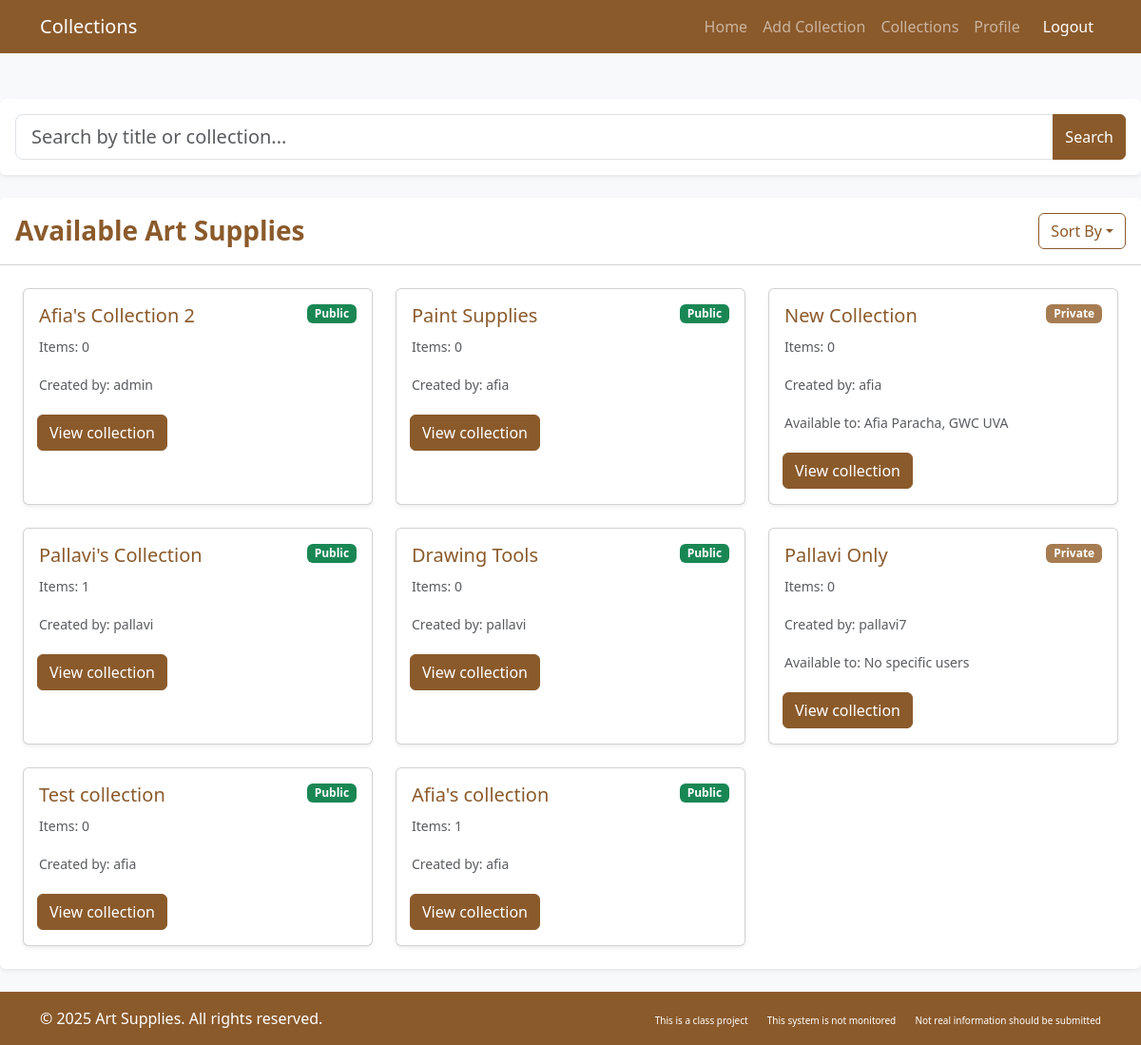
The page /artlibrary/collections/ on the database as committed earlier.
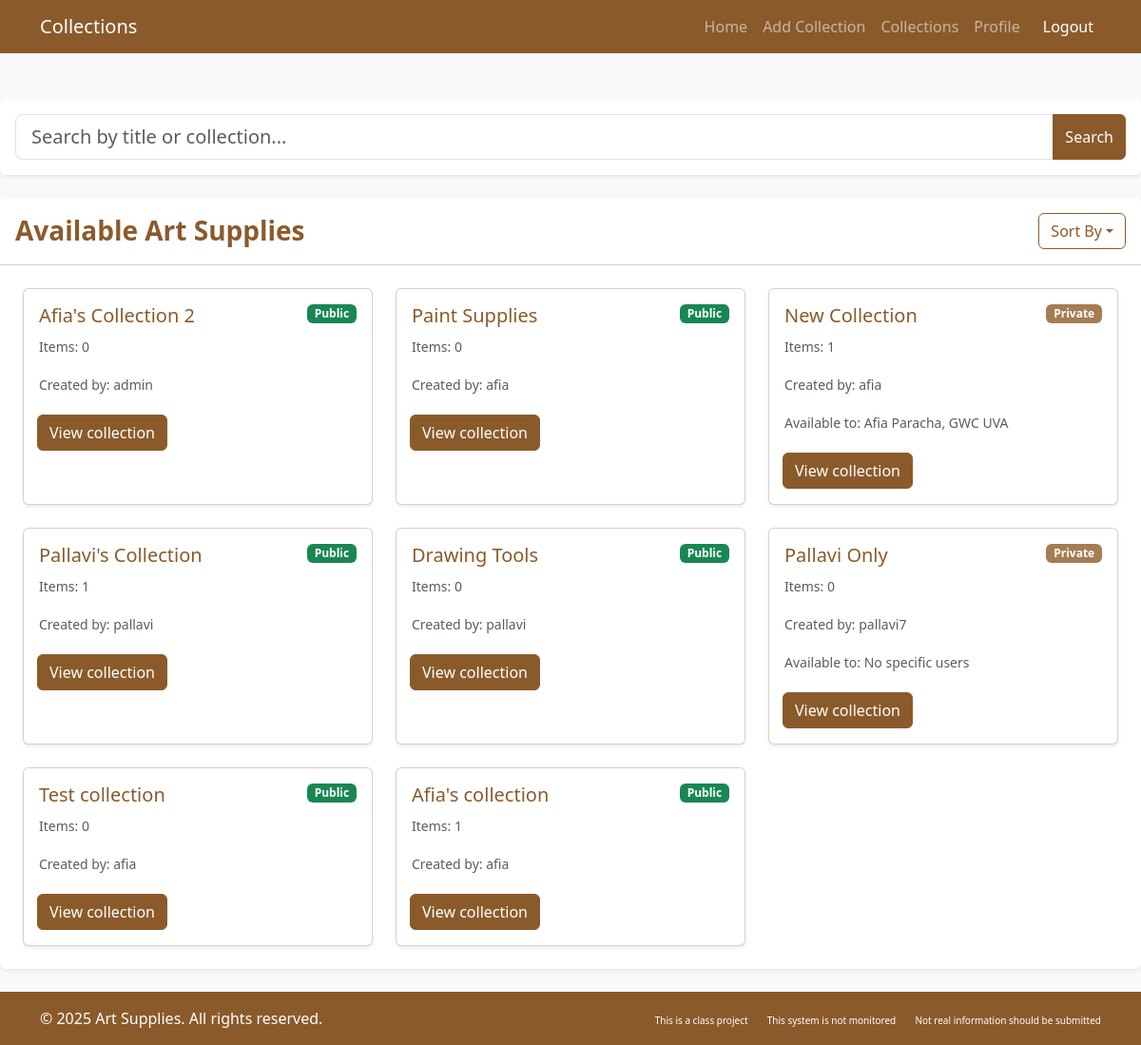
The same page on the database as committed later.
### artlibrary/models.py (models this page shows, shortened)
class Collection(models.Model):
    title = models.CharField(max_length=255)
    description = models.TextField(blank=True, null=True)
    num_items = models.PositiveIntegerField(default=0)
    is_public = models.BooleanField(default=True)
    users = models.ManyToManyField(CustomUser, blank=True, related_name='collections')
    added_by = models.ForeignKey(CustomUser, on_delete=models.CASCADE, related_name='created_collections', default=2)
    art_supplies = models.ManyToManyField('ArtSupply', blank=True, related_name='collections_in')
    def update_num_items(self):
        self.num_items = self.art_supplies.count()
        self.save()

class CustomUser(AbstractUser):
    profile_pic = models.ImageField(
        storage=S3Boto3Storage(),
        upload_to='profile_pics/',
        null=True,
        blank=True
    )
    date_joined = models.DateTimeField(auto_now_add=True)
    roles = (('patron', 'Patron'), ('librarian', 'Librarian'), ('anonymous', 'Anonymous'))
    user_role = models.CharField(max_length=12, choices=roles, default='patron')
    email = models.EmailField(blank=True, max_length=254, verbose_name='email address')

### artlibrary/views.py (the view)
# urls.py: path('collections/', views.collections, name='collections'),
def collections(request):
    user_role = getattr(request.user, 'user_role', None)
    if user_role == "anonymous":
        viewable_collections = Collection.objects.filter(is_public=True)
    else:
        viewable_collections = Collection.objects.all()
    for collection in Collection.objects.all():
        collection.update_num_items()
    query = request.GET.get('query', '')
    print(query)
    if query:
        viewable_collections = viewable_collections.filter(title__icontains=query)
    context = {
        'viewable_collections': viewable_collections,
        'query': query,
    }
    return render(request, 'artlibrary/collections.html', context)

### artlibrary/templates/artlibrary/collections.html (shortened to what this page needs)
{% load django_bootstrap5 %}
<!DOCTYPE html>
<html lang="en">
<head>
    {% bootstrap_css %}
</head>
<body class="bg-light">
    <nav class="navbar navbar-expand-lg navbar-dark bg-brown">
        <div class="container">
            <a class="navbar-brand" href="#">Collections</a>
            <div class="collapse navbar-collapse" id="navbarNav">
                <ul class="navbar-nav ms-auto">
                    <li class="nav-item"><a class="nav-link" href="{% url 'dashboard' %}">Home</a></li>
                    {% if request.user.user_role != "anonymous_user" %}
                    <li class="nav-item"><a class="nav-link" href="{% url 'add_collection' %}">Add Collection</a></li>
                    {% endif %}
                    <li class="nav-item"><a class="nav-link" href="{% url 'collections' %}">Collections</a></li>
                    {% if request.user.user_role != "anonymous_user" %}
                    <li class="nav-item"><a class="nav-link" href="{% url 'profile' %}">Profile</a></li>
                    {% endif %}
                    <li class="nav-item">
                        <a class="nav-link btn btn-danger btn-sm text-white ms-2" href="{% url 'logout' %}">Logout</a>
                    </li>
                </ul>
            </div>
        </div>
    </nav>
    <div class="container main-content py-4">
    </div>
<div class="card border-0 shadow-sm mb-4">
    <div class="card-body p-3">
        <form method="get" action="">
            <div class="input-group">
                <input type="text" name="query" class="form-control form-control-lg" placeholder="Search by title or collection..." value="{{ query }}">
                <button type="submit" class="btn btn-brown">Search</button>
            </div>
        </form>
    </div>
</div>
<div class="card border-0 shadow-sm mb-4">
    <div class="card-header bg-white d-flex justify-content-between align-items-center py-3">
        <h3 class="card-title text-brown fw-bold mb-0">
            {% if query %}
            Search Results for "{{ query }}"
            {% else %}
            Available Art Supplies
            {% endif %}
        </h3>
        <div class="dropdown">
            <button class="btn btn-outline-brown dropdown-toggle" type="button" data-bs-toggle="dropdown">Sort By</button>
        </div>
    </div>
    <div class="card-body p-4">
        <div class="row g-4">
            {% for collection in viewable_collections %}
            <div class="col-md-4 col-sm-6">
                <div class="card h-100 shadow-sm">
                    <div class="card-body">
                        <div class="d-flex justify-content-between align-items-start">
                            <h5 class="card-title text-brown">{{ collection.title }}</h5>
                            {% if collection.is_public %}
                            <span class="badge bg-success">Public</span>
                            {% else %}
                            <span class="badge bg-secondary">Private</span>
                            {% endif %}
                        </div>
                        <p class="card-text"><small class="text-muted">Items: {{ collection.num_items }}</small></p>
                        <p class="card-text"><small class="text-muted">Created by: {{ collection.added_by }}</small></p>
                            {% if not collection.is_public %}
                            <p class="card-text"><small class="text-muted">Available to:
                                {% for user in collection.users.all %}
                                    {{ user.get_full_name }}{% if not forloop.last %}, {% endif %}
                                {% empty %}
                                    No specific users
                                {% endfor %}
                            </small></p>
                            {% endif %}
                        <div class="row mt-3 g-2 d-flex flex-wrap">
                            <div class="col-6 g-1">
                                {% if request.user.user_role == "patron" and not collection.is_public and not request.user in collection.users.all %}
                                <a href="{% url 'request_collection' collection.id %}"class="btn btn-warning">Request access</a></button>
                                {% else %}
                                <a href="{% url 'collection_details' collection.id %}" class="btn btn-brown">View collection</a>
                                {% endif %}
                            </div>
                        </div>
                    </div>
                </div>
            </div>
            {% empty %}
            <div class="col-12">
                <div class="alert alert-info">No Collections Available</div>
            </div>
            {% endfor %}
        </div>
    </div>
</div>
</body>
<footer class="py-3 bg-dark text-white mt-auto bg-brown">
    <div class="container">
        <div class="row">
            <div class="col-md-6">
                <p class="mb-0">&copy; 2025 Art Supplies. All rights reserved.</p>
            </div>
            <div class="col-md-6 text-md-end">
                <a href="#" class="text-white text-decoration-none me-3" style="font-size: 10px;">This is a class project</a>
                <a href="#" class="text-white text-decoration-none me-3" style="font-size: 10px;">This system is not monitored</a>
                <a href="#" class="text-white text-decoration-none" style="font-size: 10px;">Not real information should be submitted</a>
            </div>
        </div>
    </div>
</footer>
</body>
</html>

### artlibrary/templates/artlibrary/collections.html (style rules this page uses)
:root { --bs-primary: #8B5A2B; --bs-primary-rgb: 139, 90, 43; --bs-secondary: #A67C52; --bs-secondary-rgb: 166, 124, 82; --bs-dark: #5D4037; }
body { min-height: 100vh; display: flex; flex-direction: column; }
.main-content { flex: 1; }
.bg-brown { background-color: #8B5A2B !important; }
.text-brown { color: #8B5A2B !important; }
.btn-brown { background-color: #8B5A2B; border-color: #8B5A2B; color: white; }
.btn-outline-brown { border-color: #8B5A2B; color: #8B5A2B; }

Rows that differ between the two databases and show on the page:
changed Collection "New Collection": num_items "0" → "1"
